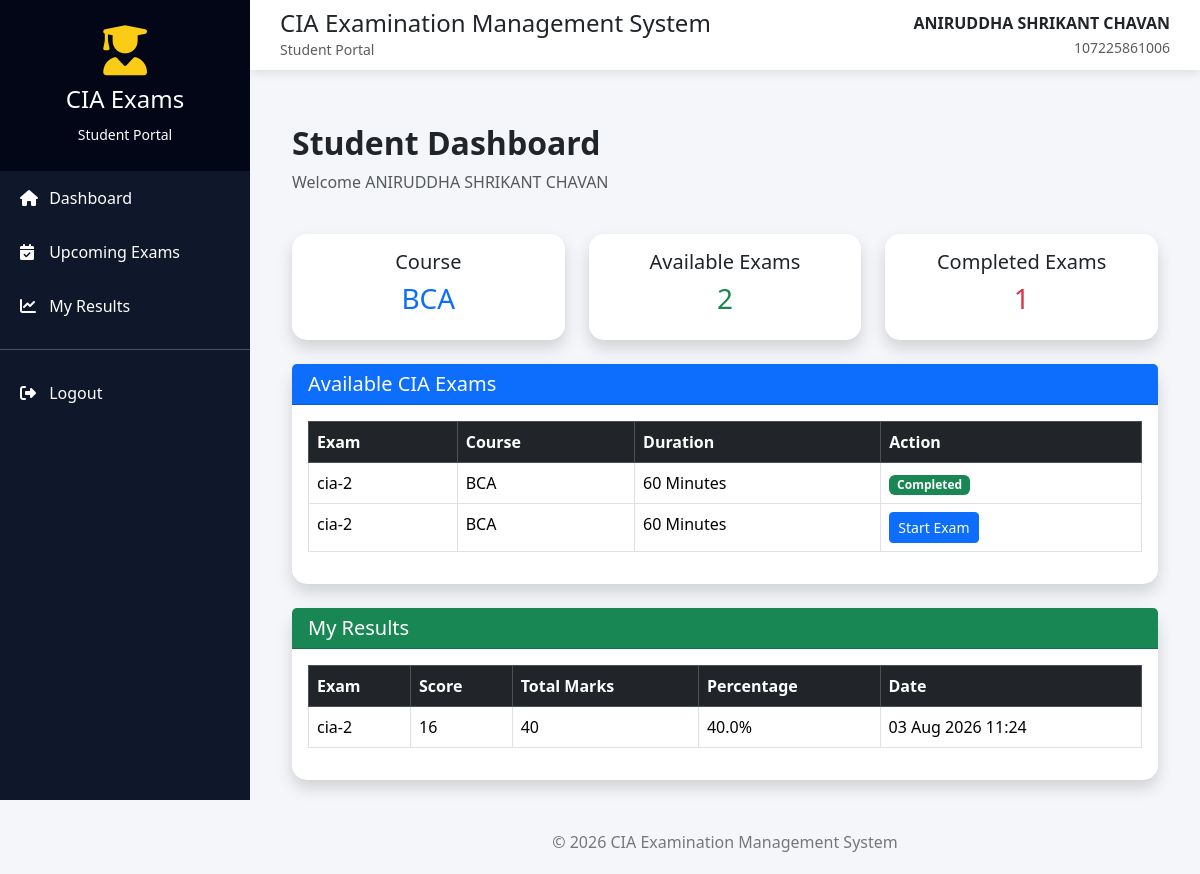
Screenshot of /student-dashboard/ (signed in) with the database file from the repository.
### quiz/models.py (models this page shows, shortened)
class User(AbstractUser):
    is_student = models.BooleanField(default=False)
    is_faculty = models.BooleanField(default=False)
    course = models.CharField(
        max_length=100,
        blank=True,
        null=True
    )
    semester = models.IntegerField(
        default=1,
        blank=True,
        null=True
    )

class StudentProfile(models.Model):
    user = models.OneToOneField(
        User,
        on_delete=models.CASCADE
    )
    course = models.ForeignKey(
        Course,
        on_delete=models.CASCADE
    )
    semester = models.IntegerField()
    academic_year = models.CharField(
        max_length=20
    )

class Course(models.Model):
    name = models.CharField(
        max_length=100
    )

class Exam(models.Model):
    exam_name = models.CharField(max_length=100)
    course = models.ForeignKey(
        Course,
        on_delete=models.CASCADE
    )
    semester = models.IntegerField(default=1)
    subject = models.ForeignKey(
        Subject,
        on_delete=models.CASCADE
    )
    duration = models.IntegerField(default=60)
    created_by = models.ForeignKey(
        User,
        on_delete=models.CASCADE,
        null=True
    )
    number_of_questions = models.IntegerField()
    start_time = models.DateTimeField()
    end_time = models.DateTimeField()
    is_published = models.BooleanField(default=False)
    created_at = models.DateTimeField(auto_now_add=True)

class Result(models.Model):
    student = models.ForeignKey(
        User,
        on_delete=models.CASCADE
    )
    exam = models.ForeignKey(
        Exam,
        on_delete=models.CASCADE,
        null=True,
        blank=True
    )
    score = models.IntegerField()
    total_marks = models.IntegerField(
        default=0
    )
    percentage = models.FloatField(
        default=0
    )
    completed_at = models.DateTimeField(
        auto_now_add=True
    )

### quiz/views.py (the view, shortened to what this page needs)
@login_required
def student_dashboard(request):
    student = get_object_or_404(
        StudentProfile,
        user=request.user
    )
    exams = Exam.objects.filter(
        course=student.course,
        is_published=True
    )
    results = Result.objects.filter(
        student=request.user
    )
    attempted_exam_ids = results.values_list(
        "exam_id",
        flat=True
    )
    context = {
        "student": student,
        "exams": exams,
        "results": results,
        "attempted_exam_ids": list(attempted_exam_ids),
    }
    return render(
        request,
        "student/dashboard.html",
        context
    )

### quiz/templates/student/dashboard.html
{% extends "student/base.html" %}
{% block content %}
<div class="container-fluid mt-4">
    <div class="row mb-4">
        <div class="col-md-12">
            <h2 class="fw-bold">
                Student Dashboard
            </h2>
            <p class="text-muted">
                Welcome {{ student.user.first_name }} {{ student.user.last_name }}
            </p>
        </div>
    </div>
    <div class="row mb-4">
        <div class="col-md-4">
            <div class="card shadow border-0">
                <div class="card-body text-center">
                    <h5>Course</h5>
                    <h3 class="text-primary">
                        {{ student.course.name }}
                    </h3>
                </div>
            </div>
        </div>
        <div class="col-md-4">
            <div class="card shadow border-0">
                <div class="card-body text-center">
                    <h5>Available Exams</h5>
                    <h3 class="text-success">
                        {{ exams|length }}
                    </h3>
                </div>
            </div>
        </div>
        <div class="col-md-4">
            <div class="card shadow border-0">
                <div class="card-body text-center">
                    <h5>Completed Exams</h5>
                    <h3 class="text-danger">
                        {{ results|length }}
                    </h3>
                </div>
            </div>
        </div>
    </div>
    <div class="card shadow">
        <div class="card-header bg-primary text-white">
            <h5 class="mb-0">
                Available CIA Exams
            </h5>
        </div>
        <div class="card-body">
            <div class="table-responsive">
                <table class="table table-bordered table-hover">
                    <thead class="table-dark">
                        <tr>
                            <th>Exam</th>
                            <th>Course</th>
                            <th>Duration</th>
                            <th>Action</th>
                        </tr>
                    </thead>
                    <tbody>
                    {% for exam in exams %}
                        <tr>
                            <td>
                                {{ exam.exam_name }}
                            </td>
                            <td>
                                {{ exam.course.name }}
                            </td>
                            <td>
                                {{ exam.duration }} Minutes
                            </td>
                            <td>
                                {% if exam.id in attempted_exam_ids %}
                                    <span class="badge bg-success">
                                        Completed
                                    </span>
                                {% else %}
                                    <a href="{% url 'take_exam' exam.id %}"
                                       class="btn btn-primary btn-sm">
                                        Start Exam
                                    </a>
                                {% endif %}
                            </td>
                        </tr>
                    {% empty %}
                        <tr>
                            <td colspan="4" class="text-center">
                                No Published Exams Available
                            </td>
                        </tr>
                    {% endfor %}
                    </tbody>
                </table>
            </div>
        </div>
    </div>
    <br>
    <div class="card shadow">
        <div class="card-header bg-success text-white">
            <h5 class="mb-0">
                My Results
            </h5>
        </div>
        <div class="card-body">
            <div class="table-responsive">
                <table class="table table-bordered">
                    <thead class="table-dark">
                        <tr>
                            <th>Exam</th>
                            <th>Score</th>
                            <th>Total Marks</th>
                            <th>Percentage</th>
                            <th>Date</th>
                        </tr>
                    </thead>
                    <tbody>
                    {% for result in results %}
                        <tr>
                            <td>
                                {{ result.exam.exam_name }}
                            </td>
                            <td>
                                {{ result.score }}
                            </td>
                            <td>
                                {{ result.total_marks }}
                            </td>
                            <td>
                                {{ result.percentage }}%
                            </td>
                            <td>
                                {{ result.completed_at|date:"d M Y H:i" }}
                            </td>
                        </tr>
                    {% empty %}
                        <tr>
                            <td colspan="5" class="text-center">
                                No Results Found
                            </td>
                        </tr>
                    {% endfor %}
                    </tbody>
                </table>
            </div>
        </div>
    </div>
</div>
{% endblock %}

### quiz/templates/student/base.html (shortened to what this page needs)
{% load static %}
<!DOCTYPE html>
<html lang="en">
<head>
<link href="https://cdn.jsdelivr.net/npm/bootstrap@5.3.3/dist/css/bootstrap.min.css"
rel="stylesheet">
<link rel="stylesheet"
href="https://cdnjs.cloudflare.com/ajax/libs/font-awesome/6.6.0/css/all.min.css">
</head>
<body>
<div class="sidebar">
<div class="sidebar-header">
<i class="fas fa-user-graduate"></i>
<h4>
CIA Exams
</h4>
<small>
Student Portal
</small>
</div>
<a href="{% url 'student_dashboard' %}">
<i class="fas fa-home"></i>
Dashboard
</a>
<a href="{% url 'student_dashboard' %}#upcoming-exams">
<i class="fas fa-calendar-check"></i>
Upcoming Exams
</a>
<a href="{% url 'student_dashboard' %}#results">
<i class="fas fa-chart-line"></i>
My Results
</a>
<hr>
<a href="{% url 'logout' %}">
<i class="fas fa-right-from-bracket"></i>
Logout
</a>
</div>
<div class="main">
<div class="topbar">
<div>
<h4>
CIA Examination Management System
</h4>
<small class="text-muted">
Student Portal
</small>
</div>
<div class="text-end">
<strong>
{{ request.user.first_name }}
</strong>
<br>
<small class="text-muted">
{{ request.user.username }}
</small>
</div>
</div>
<div class="content">
{% block content %}
{% endblock %}
</div>
<div class="footer">
© 2026 CIA Examination Management System
</div>
</div>
</body>
</html>

### quiz/templates/student/base.html (style rules this page uses)
* { margin:0; padding:0; box-sizing:border-box; }
body { font-family:'Segoe UI',sans-serif; background:#f4f6f9; overflow-x:hidden; }
.sidebar { position:fixed; top:0; left:0; width:250px; height:100vh; background:#0f172a; color:white; }
.sidebar-header { padding:25px; text-align:center; background:#020617; }
.sidebar-header i { font-size:50px; color:#facc15; }
.sidebar-header h4 { margin-top:10px; }
.sidebar a { display:block; color:white; text-decoration:none; padding:15px 20px; transition:.3s; font-size:16px; }
.sidebar a i { width:25px; }
.main { margin-left:250px; }
.topbar { height:70px; background:white; display:flex; justify-content:space-between; align-items:center; padding:0 30px; box-shadow:0 3px 10px rgba(0,0,0,.1); }
.topbar h4 { margin:0; }
.content { padding:30px; }
.card { border:none; border-radius:15px; box-shadow:0 5px 15px rgba(0,0,0,.08); }
.footer { text-align:center; padding:20px; color:#777; }

### rows the page displays
User: user.first_name "ANIRUDDHA SHRIKANT CHAVAN", user.username "107225861006"
StudentProfile: user.first_name "ANIRUDDHA SHRIKANT CHAVAN", course.name "BCA"
Exam: exam_name "cia-2", course.name "BCA", duration "60", shows "Completed"
Exam: exam_name "cia-2", course.name "BCA", duration "60", shows "Start Exam"
Result: exam.exam_name "cia-2", score "16", total_marks "40", percentage "40.0", completed_at "03 Aug 2026 11:24"

### other values shown
{{ exams|length }} "2"
{{ results|length }} "1"
